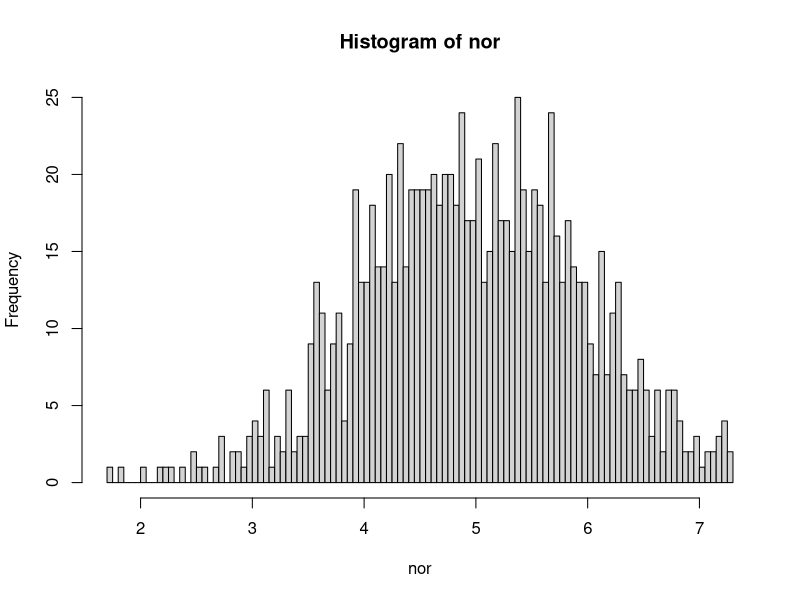
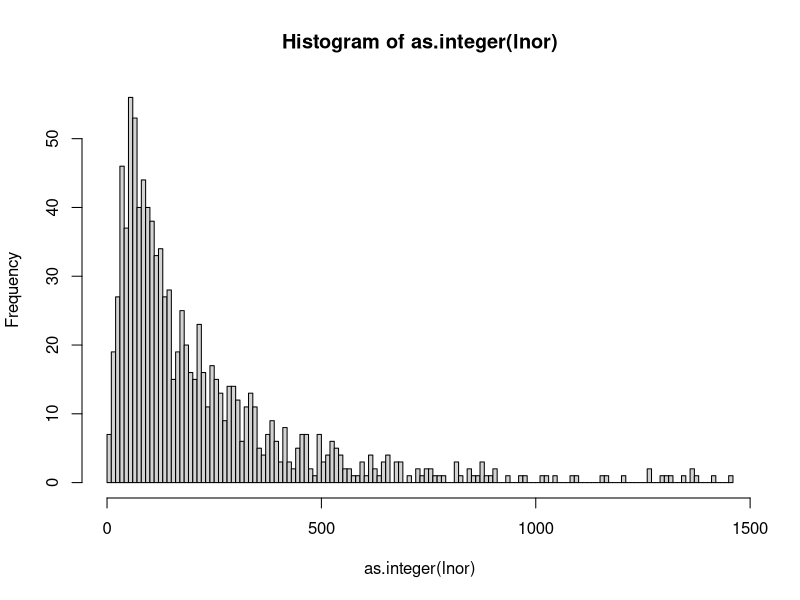

Reproduce these figures in R, in order.
nor<-rnorm(1000,mean=5, sd= 1)
hist(nor,breaks = 100)
lnor <- vector("list", 1000)
for (x in 1:1000){
  lnor[x]=exp(nor[x])
}

hist(as.integer(lnor), breaks = 200)
